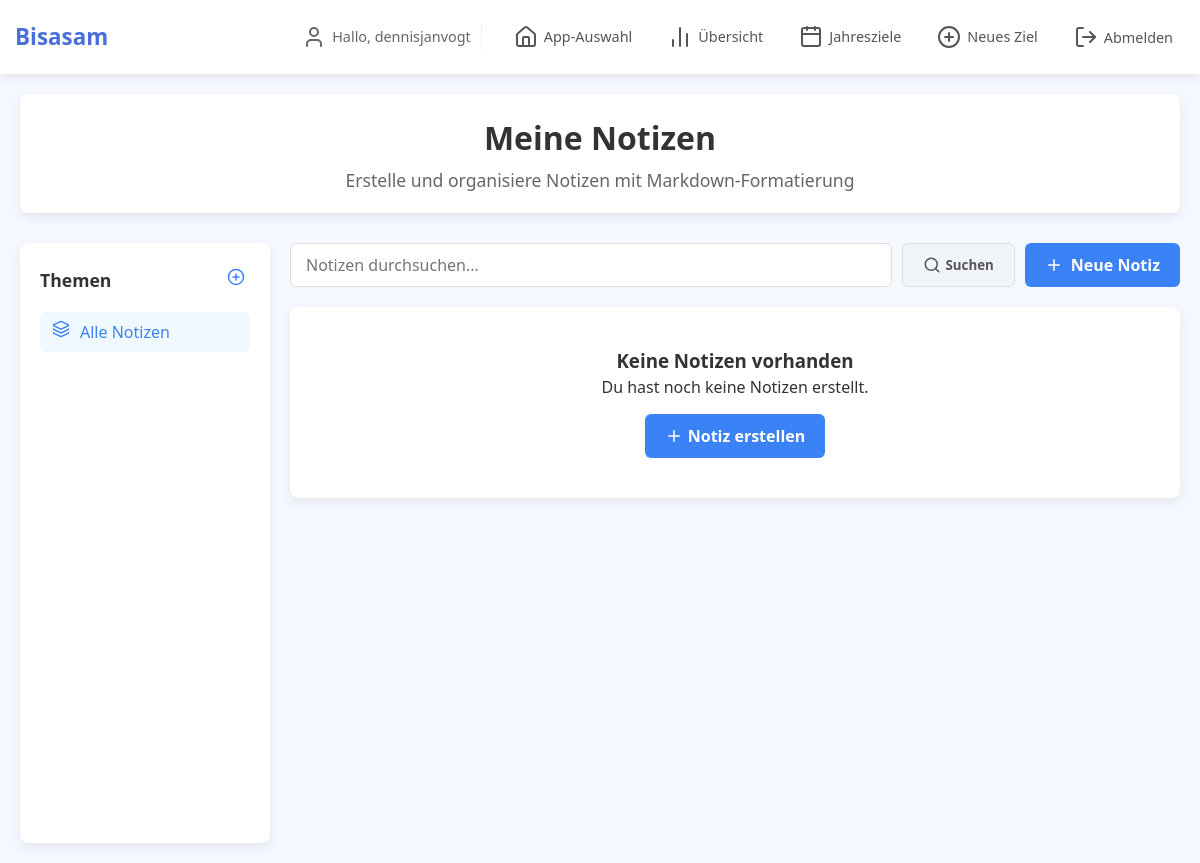
/notes/ (signed in), run on an earlier commit of the app's database.
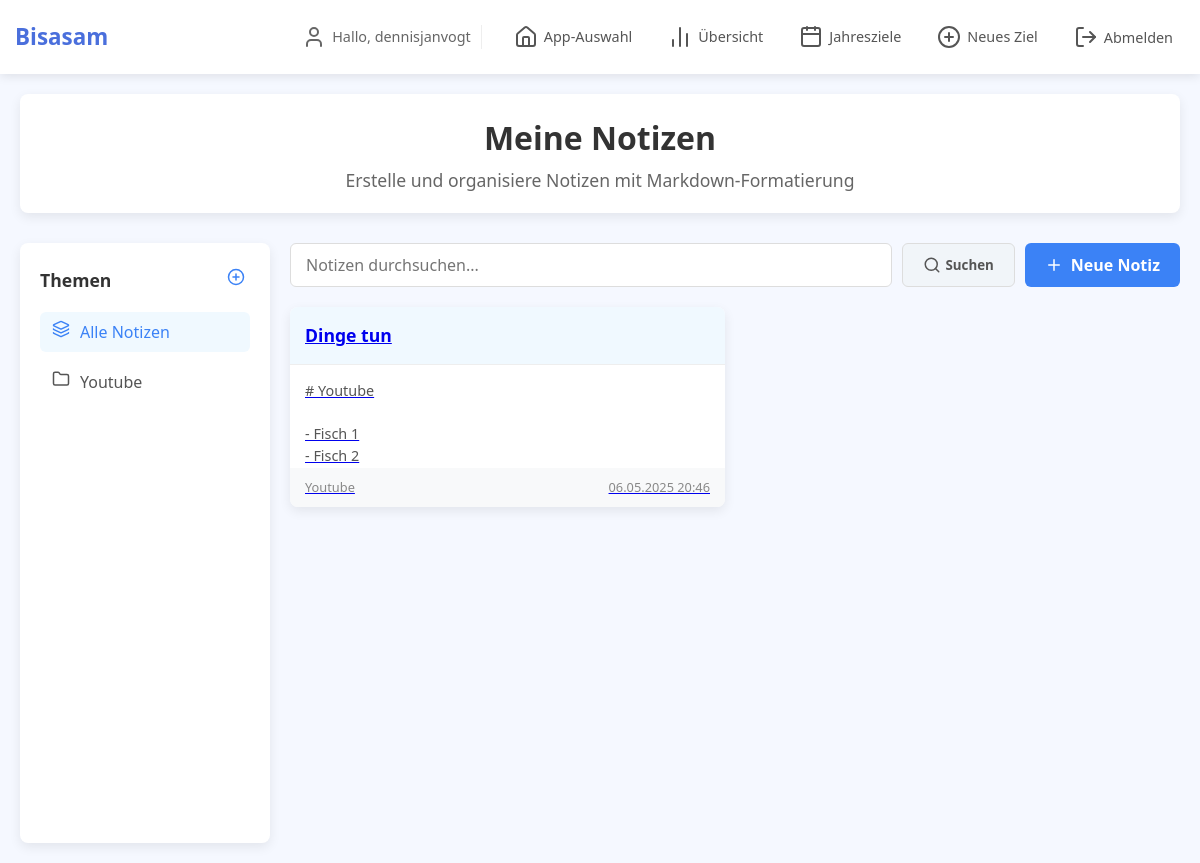
And on a later commit of the database.
### notes/models.py (models this page shows, shortened)
class Topic(models.Model):
    user = models.ForeignKey(User, on_delete=models.CASCADE, related_name='topics')
    name = models.CharField(max_length=100)
    description = models.TextField(blank=True)
    created_at = models.DateTimeField(auto_now_add=True)
    updated_at = models.DateTimeField(auto_now=True)
    class Meta:
        ordering = ['name']

class Note(models.Model):
    user = models.ForeignKey(User, on_delete=models.CASCADE, related_name='notes')
    topic = models.ForeignKey(Topic, on_delete=models.CASCADE, related_name='notes')
    title = models.CharField(max_length=200)
    content = models.TextField()
    created_at = models.DateTimeField(auto_now_add=True)
    updated_at = models.DateTimeField(auto_now=True)
    is_pinned = models.BooleanField(default=False)
    class Meta:
        ordering = ['-is_pinned', '-updated_at']

### notes/views.py (the view)
# urls.py: path('', views.notes_home, name='notes_home'),
@login_required
def notes_home(request):
    topic_id = request.GET.get('topic')
    search_query = request.GET.get('q')
    topics = Topic.objects.filter(user=request.user)
    if topic_id:
        notes = Note.objects.filter(user=request.user, topic_id=topic_id)
        current_topic = get_object_or_404(Topic, id=topic_id, user=request.user)
    elif search_query:
        notes = Note.objects.filter(
            Q(title__icontains=search_query) | Q(content__icontains=search_query),
            user=request.user
        )
        current_topic = None
    else:
        notes = Note.objects.filter(user=request.user)
        current_topic = None
    context = {
        'topics': topics,
        'notes': notes,
        'current_topic': current_topic,
        'search_query': search_query,
    }
    return render(request, 'notes/home.html', context)

### notes/templates/notes/home.html (shortened to what this page needs)
{% extends 'notes/base.html' %}
{% load static %}
{% block notes_content %}
<div class="search-bar">
    <form action="{% url 'notes_home' %}" method="get" style="flex: 1; display: flex; gap: 10px;">
        <input type="text" name="q" class="search-input" placeholder="Notizen durchsuchen..." value="{{ search_query|default:'' }}">
        <button type="submit" class="btn btn-secondary" style="display: flex; align-items: center; gap: 5px;">
            <i data-lucide="search" style="width: 18px; height: 18px;"></i>
            Suchen
        </button>
    </form>
    <a href="{% url 'add_note' %}{% if current_topic %}?topic={{ current_topic.id }}{% endif %}" class="add-note-btn">
        <i data-lucide="plus" style="width: 18px; height: 18px;"></i>
        Neue Notiz
    </a>
</div>
<div class="notes-list">
    {% for note in notes %}
    <a href="{% url 'view_note' note.id %}" class="note-card">
        <div class="note-card-header">
            <h3 class="note-card-title">{{ note.title }}</h3>
        </div>
        <div class="note-card-content">
            {{ note.content|truncatechars:150|linebreaksbr }}
        </div>
        <div class="note-card-footer">
            <span>{{ note.topic.name }}</span>
            <span>{{ note.updated_at|date:"d.m.Y H:i" }}</span>
        </div>
    </a>
{% empty %}
<div style="grid-column: 1 / -1; text-align: center; padding: 40px; background: white; border-radius: 8px; box-shadow: 0 4px 12px rgba(0, 0, 0, 0.08);">
    {% if current_topic %}
        <h3>Keine Notizen in diesem Thema</h3>
        <p>Erstelle deine erste Notiz in "{{ current_topic.name }}".</p>
    {% elif search_query %}
        <h3>Keine Ergebnisse gefunden</h3>
        <p>Es wurden keine Notizen gefunden, die "{{ search_query }}" enthalten.</p>
    {% else %}
        <h3>Keine Notizen vorhanden</h3>
        <p>Du hast noch keine Notizen erstellt.</p>
    {% endif %}
    <a href="{% url 'add_note' %}{% if current_topic %}?topic={{ current_topic.id }}{% endif %}" class="btn btn-primary" style="margin-top: 15px; display: inline-flex; align-items: center; gap: 5px;">
        <i data-lucide="plus" style="width: 18px; height: 18px;"></i>
        Notiz erstellen
    </a>
</div>
{% endfor %}
</div>
{% endblock %}

### notes/templates/notes/base.html (shortened to what this page needs)
{% extends 'tracking/base.html' %}
{% load static %}
{% block content %}
<div class="header">
    <h1>Meine Notizen</h1>
    <p>Erstelle und organisiere Notizen mit Markdown-Formatierung</p>
</div>
<div class="notes-container">
    <aside class="sidebar">
        <div class="sidebar-header">
            <h3 class="sidebar-title">Themen</h3>
            <a href="{% url 'add_topic' %}" class="add-topic-btn" title="Neues Thema erstellen">
                <i data-lucide="plus-circle" style="width: 18px; height: 18px;"></i>
            </a>
        </div>
        <ul class="topic-list">
            <li class="topic-item">
                <a href="{% url 'notes_home' %}" class="topic-link {% if not current_topic %}active{% endif %}">
                    <i data-lucide="layers" class="topic-icon" style="width: 18px; height: 18px;"></i>
                    Alle Notizen
                </a>
            </li>
            {% for topic in topics %}
            <li class="topic-item">
                <a href="{% url 'notes_home' %}?topic={{ topic.id }}" class="topic-link {% if current_topic.id == topic.id %}active{% endif %}">
                    <i data-lucide="folder" class="topic-icon" style="width: 18px; height: 18px;"></i>
                    {{ topic.name }}
                </a>
            </li>
            {% endfor %}
        </ul>
    </aside>
    <div class="content-area">
        {% block notes_content %}{% endblock %}
    </div>
</div>
{% endblock %}

What changed in the data, as far as the page shows it:
added Topic: name "Youtube"
added Note: title "Dinge tun", content "# Youtube - Fisch 1 - Fisch 2", topic.name "Youtube", updated_at "06.05.2025 20:46"
Also different on the page:
text no longer shown: "Keine Notizen vorhanden Du hast noch keine Notizen erstellt. Notiz erstellen"
